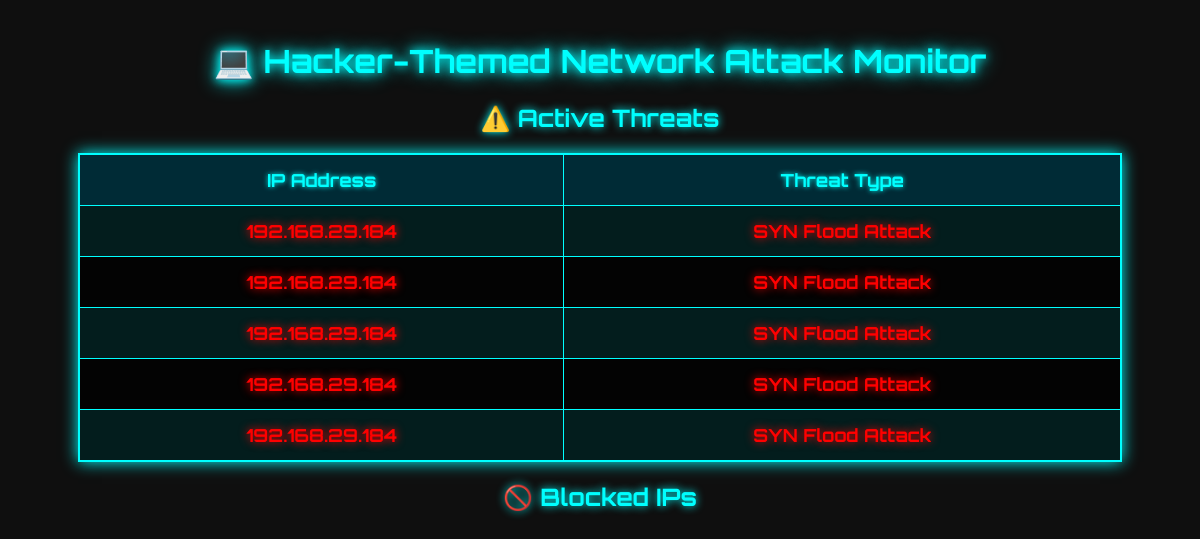
The app's page / (signed in) with its own data.
### tables this page shows
CREATE TABLE detected_attacks (
            id INTEGER PRIMARY KEY AUTOINCREMENT,
            ip_address TEXT,
            reason TEXT,
            timestamp DATETIME DEFAULT CURRENT_TIMESTAMP
        );

### app.py (the view)
@app.route("/")
def index():
    if "user" not in session:
        return redirect(url_for("login"))
    attacks = get_detected_attacks()
    blocked_ips = get_blocked_ips()
    return render_template("index.html", attacks=attacks, blocked_ips=blocked_ips)

### app.py (called while the page is built)
def get_detected_attacks():
    conn = sqlite3.connect("firewall.db")
    cursor = conn.cursor()
    cursor.execute("SELECT ip_address, reason FROM detected_attacks ORDER BY timestamp DESC LIMIT 10")
    attacks = cursor.fetchall()
    conn.close()
    return attacks

def get_blocked_ips():
    conn = sqlite3.connect("firewall.db")
    cursor = conn.cursor()
    cursor.execute("SELECT ip_address FROM blocked_ips")
    blocked = cursor.fetchall()
    conn.close()
    return [ip[0] for ip in blocked]

### templates/index.html (shortened to what this page needs)
<!DOCTYPE html>
<html lang="en">
<head>
</head>
<body>
    <h1>💻 Hacker-Themed Network Attack Monitor</h1>
    <h2>⚠️ Active Threats</h2>
    <table>
        <tr><th>IP Address</th><th>Threat Type</th></tr>
        {% for attack in attacks %}
        <tr>
            <td class="red-text">{{ attack[0] }}</td>
            <td class="red-text">{{ attack[1] }}</td>
        </tr>
        {% endfor %}
    </table>
    <h2>🚫 Blocked IPs</h2>
</body>
</html>

### templates/index.html (style rules this page uses)
body { font-family: 'Orbitron', sans-serif; text-align: center; background-color: #0f0f0f; color: #0ff; margin: 0; padding: 20px; }
h1 { font-size: 32px; text-shadow: 0 0 10px #0ff, 0 0 20px #0ff; animation: flicker 1.5s infinite alternate; }
h2 { color: #0ff; font-size: 24px; margin-top: 20px; text-shadow: 0 0 8px #0ff; }
table { width: 90%; margin: 20px auto; border-collapse: collapse; background: rgba(0, 0, 0, 0.8); border: 2px solid #0ff; color: #0ff; box-shadow: 0 0 15px #0ff; animation: slideIn 1s ease-in-out; }
th, td { padding: 14px; border: 1px solid #0ff; text-align: center; font-size: 18px; }
th { background: #002b36; color: #0ff; text-shadow: 0 0 5px #0ff; }
tr:nth-child(even) { background: rgba(0, 255, 255, 0.1); }
.red-text { color: #ff0000; font-weight: bold; text-shadow: 0 0 10px #ff0000; }

### records on screen
detected_attacks: ip_address "192.168.29.184", reason "SYN Flood Attack"
detected_attacks: ip_address "192.168.29.184", reason "SYN Flood Attack"
detected_attacks: ip_address "192.168.29.184", reason "SYN Flood Attack"
detected_attacks: ip_address "192.168.29.184", reason "SYN Flood Attack"
detected_attacks: ip_address "192.168.29.184", reason "SYN Flood Attack"
